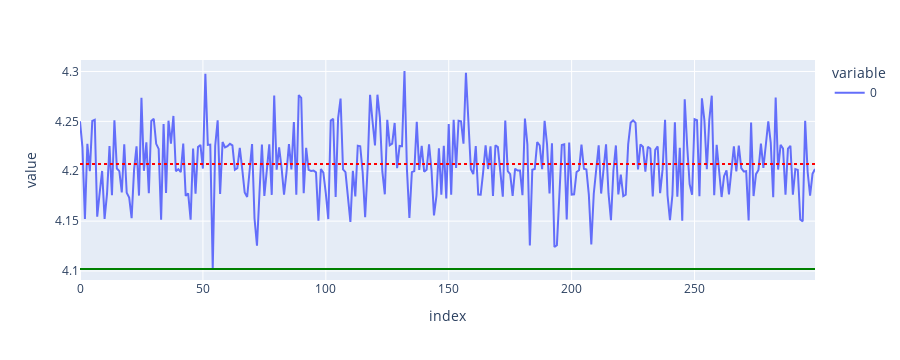

Notebook source saved alongside this figure:
### Code cell
"  ---- traning loop ---- "
net.train()
epoch = 300
lr = 1e-3
loss_ = []
optim = torch.optim.Adam(params=net.parameters(), lr=lr)
for i in range(epoch):
    data = get_data(model_args.batch_size,model_args.window_size)
    [ logits , loss ] = net.trainer(*data)
    optim.zero_grad()
    loss.backward()
    optim.step()
    loss_.append(loss.item())
    
ex.line(loss_).add_hline( min(loss_),line_color="green").add_hline( sum(loss_)/epoch,line_dash="dot", line_color="red" )

### Figure 1 — Plotly figure (JSON) as saved in the notebook; plotly's stock layout.template omitted (floating-point values rounded to 4 significant figures; data arrays with more than 128 entries replaced by an {"elided": "..."} marker saying what was removed)
{"data": [{"hovertemplate": "variable=0<br>index=%{x}<br>value=%{y}<extra></extra>", "legendgroup": "0", "line": {"color": "#636efa", "dash": "solid"}, "marker": {"symbol": "circle"}, "mode": "lines", "name": "0", "orientation": "v", "showlegend": true, "type": "scatter", "x": {"elided": "300 int values"}, "xaxis": "x", "y": {"elided": "300 float values"}, "yaxis": "y"}], "layout": {"height": 360, "legend": {"title": {"text": "variable"}, "tracegroupgap": 0}, "margin": {"t": 60}, "shapes": [{"line": {"color": "green"}, "type": "line", "x0": 0, "x1": 1, "xref": "x domain", "y0": 4.102, "y1": 4.102, "yref": "y"}, {"line": {"color": "red", "dash": "dot"}, "type": "line", "x0": 0, "x1": 1, "xref": "x domain", "y0": 4.207, "y1": 4.207, "yref": "y"}], "xaxis": {"anchor": "y", "autorange": true, "domain": [0, 1], "range": [0, 299], "title": {"text": "index"}, "type": "linear"}, "yaxis": {"anchor": "x", "autorange": true, "domain": [0, 1], "range": [4.091, 4.312], "title": {"text": "value"}, "type": "linear"}}}
